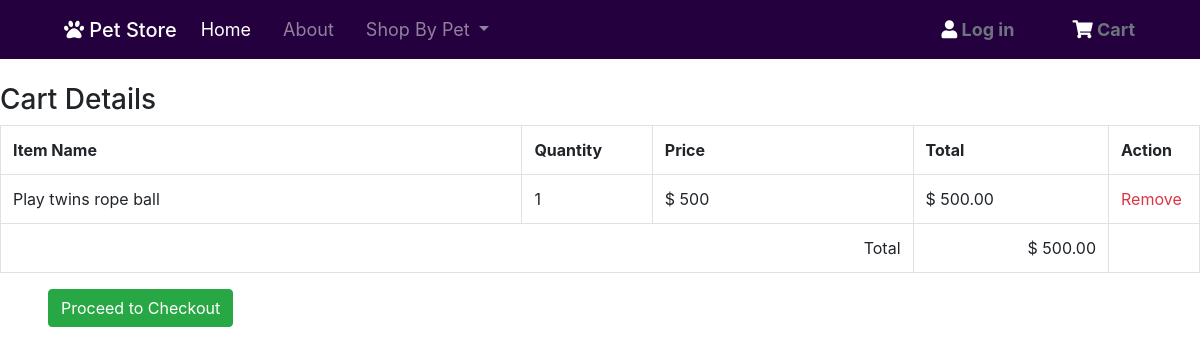
The app's page /shopping_cart.php with its own data.
### tables this page shows
CREATE TABLE `cart` (
  `id` int(11) NOT NULL,
  `cid` int(11) NOT NULL,
  `pid` int(11) NOT NULL,
  `quantity` int(11) NOT NULL
);

CREATE TABLE `products` (
  `prod_id` int(11) NOT NULL,
  `prod_name` varchar(30) NOT NULL,
  `price` float NOT NULL,
  `description` varchar(50) NOT NULL,
  `mfg_date` date NOT NULL,
  `exp_date` date DEFAULT NULL,
  `stock` int(11) NOT NULL,
  `prod_img` varchar(20) NOT NULL,
  `subcat_id` int(11) DEFAULT NULL
);

### shopping_cart.php (the view, shortened to what this page needs)
<?php
	include 'header.php'
?>
			<br />
			<h3>Cart Details</h3>
			<div class="table-responsive">
				<table class="table table-bordered">
					<tr>
						<th width="40%">Item Name</th>
						<th width="10%">Quantity</th>
						<th width="20%">Price</th>
						<th width="15%">Total</th>
						<th width="5%">Action</th>
					</tr>
					<?php
					$total=0;
					$sql2 = "SELECT * FROM cart where cid='".$_SESSION['id']."'";
    $result2 = $conn->query($sql2);
if ($result2->num_rows > 0) {
    while($row = $result2->fetch_assoc()) {
    	$sql3 = "SELECT * FROM products where prod_id=".$row['pid'];
    	$result4 = $conn->query($sql3);
    	$values = $result4->fetch_assoc();
?>
<tr>
						<td><?php echo $values["prod_name"]; ?></td>
						<td><?php echo $row["quantity"]; ?></td>
						<td>$ <?php echo $values["price"]; ?></td>
						<td>$ <?php echo number_format($row["quantity"] * $values["price"], 2);?></td>
						<td><a href="product.php?action=delete&id=<?php echo $row["id"]; ?>"><span class="text-danger">Remove</span></a></td>
					</tr>
					<?php
							$total = $total + ($row["quantity"] * $values["price"]);
						}
					?>
					<tr>
						<td colspan="3" align="right">Total</td>
						<td align="right">$ <?php echo number_format($total, 2); ?></td>
						<td></td>
					</tr>
					<?php
        }
					?>
				</table>
			</div>
<a href="checkout.php" role="button" class="btn btn-success ml-5">Proceed to Checkout</a>
<?php
include_once 'footer.php';
?>

### records on screen
cart: products.prod_name "Play twins rope ball", quantity "1", products.price "500", $row['quantity']*$values['price'] "500.00"

### other values on screen
$total "500.00"
